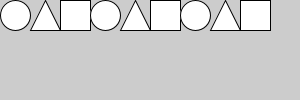
Frame 1 (no input)
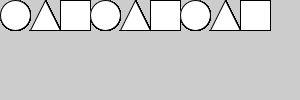
Frame 60 (the mouse pressed at the canvas centre just before this capture)
Frame 120 (the mouse held since frame 60 and released just before this capture): identical to frame 60, image omitted

The Processing sketch that drew these frames (run headless with seeded random() and noise(); from frame 60 on, the mouse is pressed at the canvas centre):

// Processing sketch: Programing1Lesson06Sample03
// ── Programing1Lesson06Sample03.pde
void setup() {
  size(300,100);
}

void draw() {
  int side = 30;
  
  for (int i=0;i<9;i++) {
    if(i%3 == 0) {
      ellipse(side/2+i*side, side/2, side, side);//円
    }
    else if(i%3 == 1) {
      triangle(side/2+side*i, 0, side*i, side, side*(i+1), side);//三角形
    }
    else {
      rect(side*i,0,side,side);//四角形
    }
  }
}
